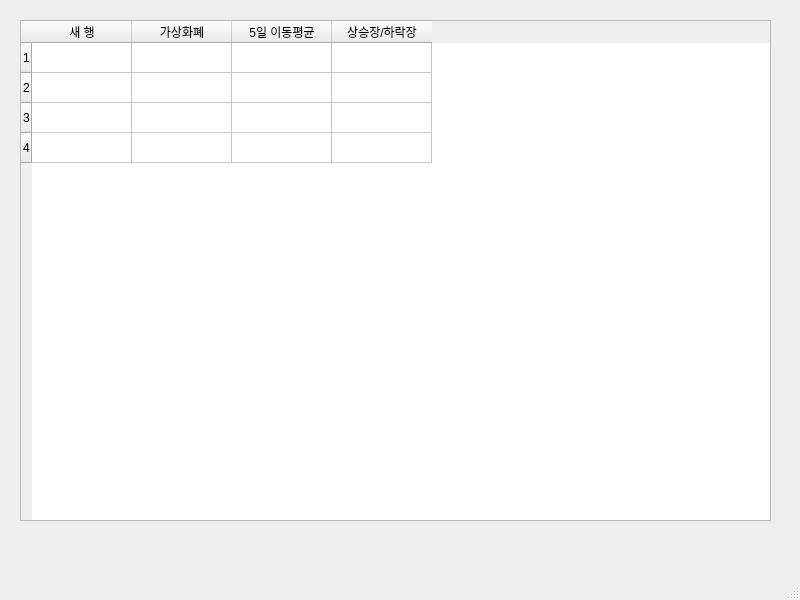
<?xml version="1.0" encoding="UTF-8"?>
<ui version="4.0">
 <class>MainWindow</class>
 <widget class="QMainWindow" name="MainWindow">
  <property name="geometry">
   <rect>
    <x>0</x>
    <y>0</y>
    <width>800</width>
    <height>600</height>
   </rect>
  </property>
  <property name="windowTitle">
   <string>가상화폐 상승장/하락장 알리미</string>
  </property>
  <property name="windowIcon">
   <iconset>
    <normaloff>bitcoin_icon.png</normaloff>bitcoin_icon.png</iconset>
  </property>
  <widget class="QWidget" name="centralwidget">
   <widget class="QTableWidget" name="tableWidget">
    <property name="geometry">
     <rect>
      <x>20</x>
      <y>20</y>
      <width>751</width>
      <height>501</height>
     </rect>
    </property>
    <property name="rowCount">
     <number>4</number>
    </property>
    <row/>
    <row/>
    <row/>
    <row/>
    <column>
     <property name="text">
      <string>새 행</string>
     </property>
    </column>
    <column>
     <property name="text">
      <string>가상화폐</string>
     </property>
    </column>
    <column>
     <property name="text">
      <string>5일 이동평균</string>
     </property>
    </column>
    <column>
     <property name="text">
      <string>상승장/하락장</string>
     </property>
    </column>
   </widget>
  </widget>
  <widget class="QMenuBar" name="menubar">
   <property name="geometry">
    <rect>
     <x>0</x>
     <y>0</y>
     <width>800</width>
     <height>31</height>
    </rect>
   </property>
  </widget>
  <widget class="QStatusBar" name="statusbar"/>
 </widget>
 <resources/>
 <connections/>
</ui>
